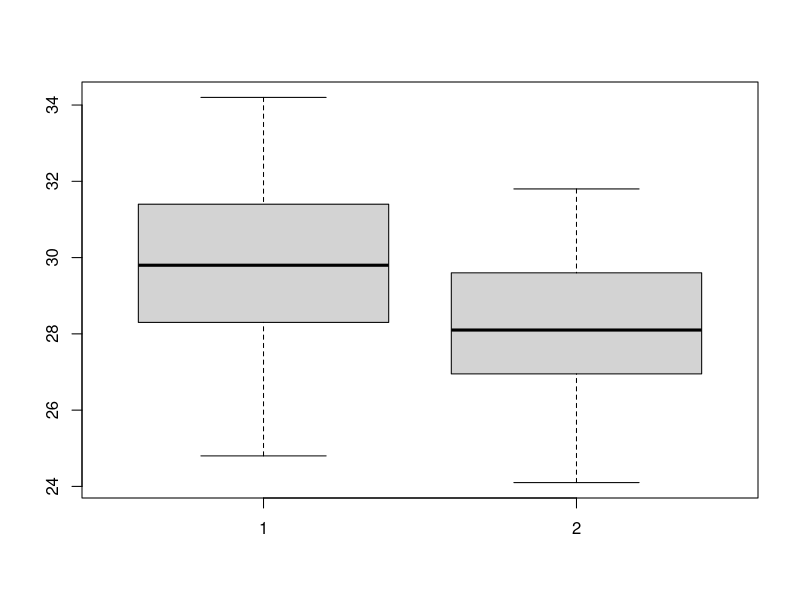
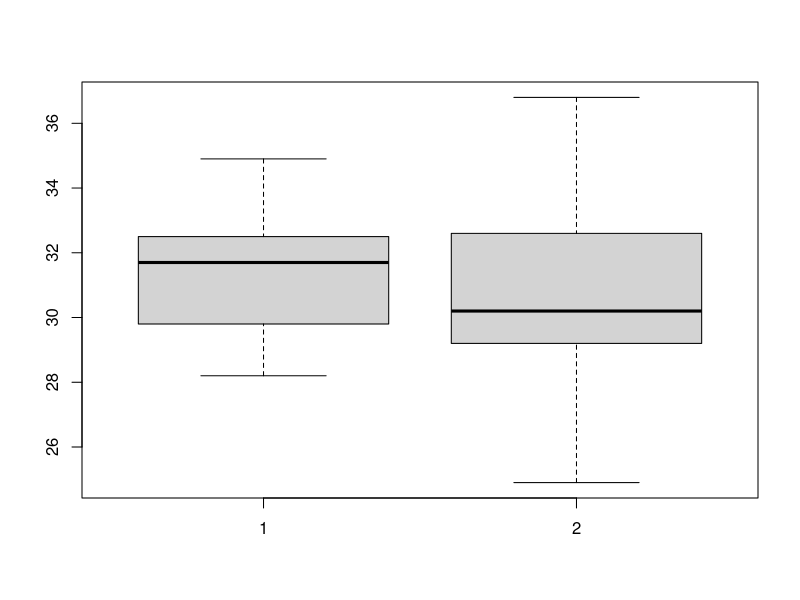
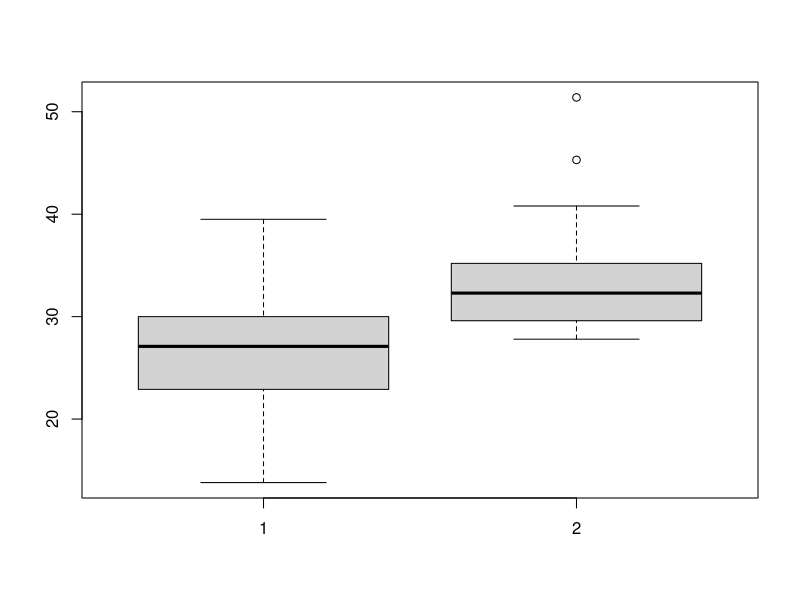
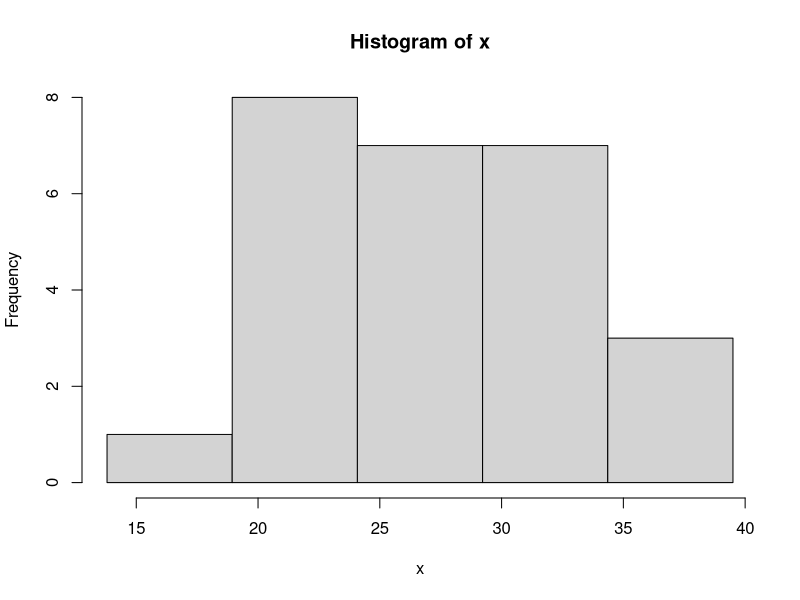
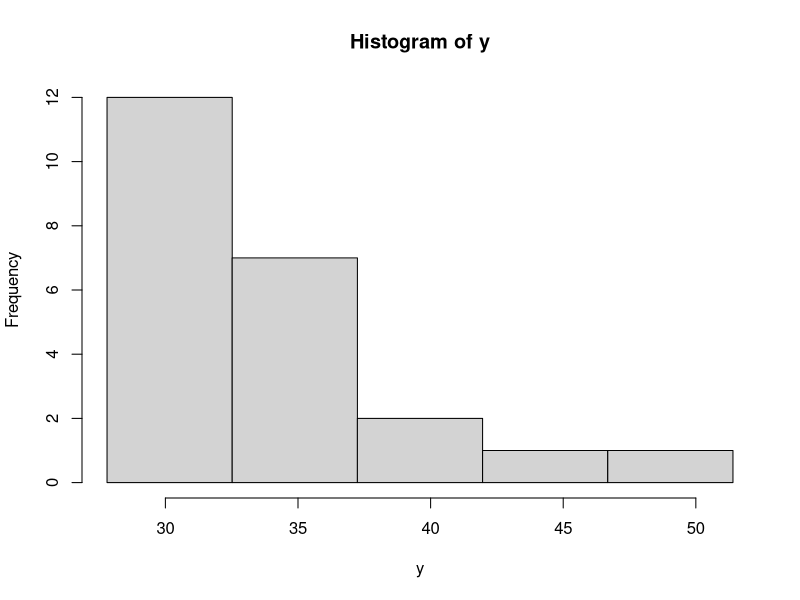
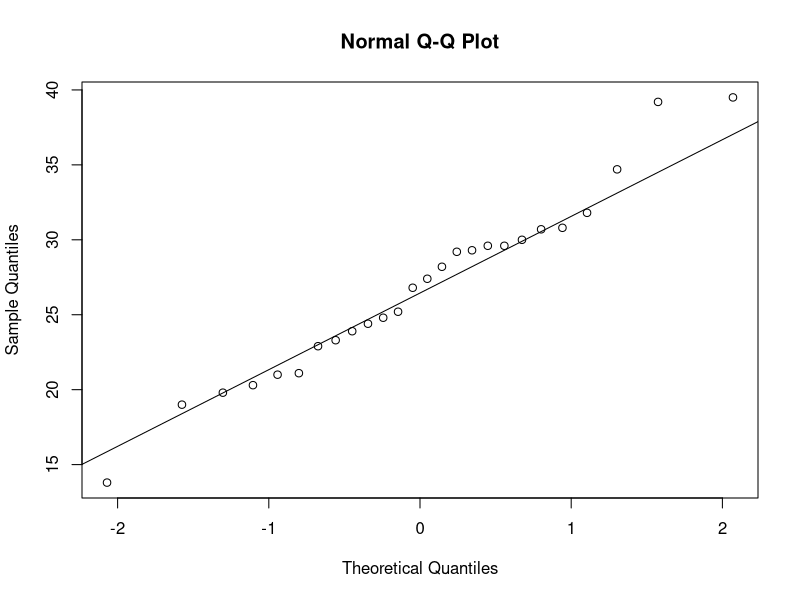
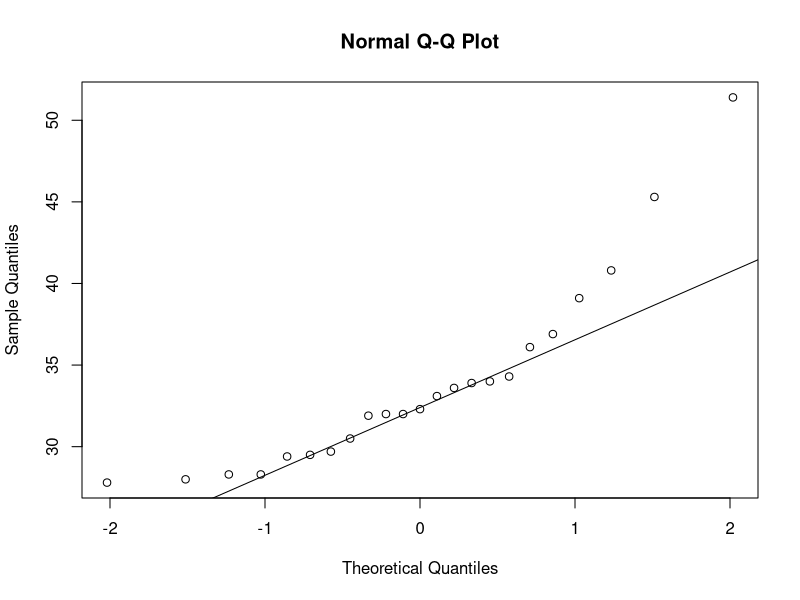
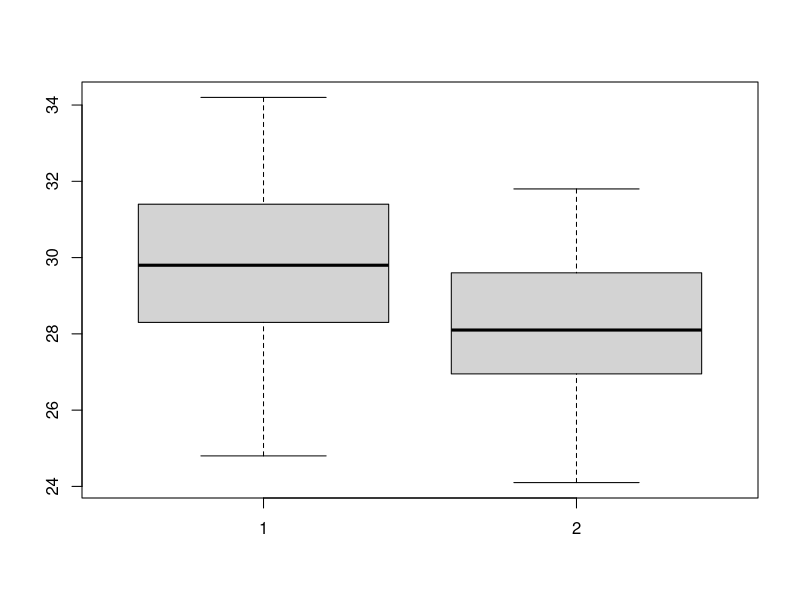

Write R code to recreate these figures, in order.
set.seed(1912823)   # dataset 1
n1 <- 26;      n2 <- 23
mu1 <- 31;     mu2 <- 28
sig1 <- 3;     sig2 <- 2
x <- round(rnorm(n1,mu1,sig1),1)
y <- round(rnorm(n2,mu2,sig2),1)
boxplot(x,y);var.test(x,y);t.test(x,y,var.equal=T)
x1 <- x; y1 <- y


set.seed(2952811)   # dataset 2
n1 <- 26;      n2 <- 23
mu1 <- 31.5;     mu2 <- 30
sig1 <- 2;     sig2 <- 4
x <- round(rnorm(n1,mu1,sig1),1)
y <- round(rnorm(n2,mu2,sig2),1)
boxplot(x,y);var.test(x,y);t.test(x,y)
x2 <- x; y2 <- y

set.seed(292112)   # dataset 3
n1 <- 26;      n2 <- 23
mu1 <- 28;     mu2 <- 31
sig1 <- 5;     sig2 <- 6
x <- round(rnorm(n1,mu1,sig1),1)
y <- round(rnorm(n2,mu2,sig2),1)
y[y<27] <- round(rnorm(length(y[y<27]),29,1),1); y[y>37] <- round(rnorm(length(y[y>37]),45,3),1)
boxplot(x,y);var.test(x,y);t.test(x,y)
x3 <- x; y3 <- y


hist(x,breaks=seq(min(x), max(x), length=6))
hist(y,breaks=seq(min(y), max(y), length=6))

qqnorm(x); qqline(x)
qqnorm(y); qqline(y)


shapiro.test(x); shapiro.test(y)

var.test(x,y)

t.test(x,y,var.eq=T)

t.test(x,y)

wilcox.test(x,y)



##########################################################

boxplot(x1,y1)
boxplot(x2,y2)
boxplot(x3,y3)

Xmat <- matrix(NA,83,n1)
Ymat <- matrix(NA,83,n2)

Xmat[1:27,] <- matrix(x1,27,n1,byrow=T)
Xmat[28:55,] <- matrix(x2,28,n1,byrow=T)
Xmat[56:83,] <- matrix(x3,28,n1,byrow=T)

Ymat[1:27,] <- matrix(y1,27,n2,byrow=T)
Ymat[28:55,] <- matrix(y2,28,n2,byrow=T)
Ymat[56:83,] <- matrix(y3,28,n2,byrow=T)


mean(x1);mean(x2);mean(x3)
apply(Xmat,1,mean)


mean(y1);mean(y2);mean(y3)
apply(Ymat,1,mean)



set.seed(123456)

for(i in 1:83){
   Xmat[i,] <- sample(Xmat[i,])
   Ymat[i,] <- sample(Ymat[i,])
}

mean(x1);mean(x2);mean(x3)
apply(Xmat,1,mean)


mean(y1);mean(y2);mean(y3)
apply(Ymat,1,mean)


Xmat[1:10,]

write.table(Xmat, file="Xmat.txt")
write.table(Ymat, file="Ymat.txt")



a <- c(28.1,30.1,28.7,30.9,31.3,29.9,33.8,33.0,32.8,34.2,33.8,30.9,27.6,28.3,29.4,28.4,29.7,31.4,27.1,29.3,26.5,26.9,28.6,32.8,30.7,24.8)
b <- c(27.2,29.9,28.2,27.7,28.5,26.8,24.9,29.3,31.6,29.3,27.1,24.1,28.5,26.7,25.5,27.4,30.0,26.0,28.1,27.7,31.1,31.8,30.2)

mean(a);mean(x1)
mean(b);mean(y1)

a <- c(39.5,23.9,23.3,25.2,24.8,28.2,19.8,13.8,30.8,22.9,29.2,20.3,21.0,39.2,31.8,24.4,29.3,29.6,27.4,21.1,26.8,30.7,30.0,34.7,29.6,19.0)
mean(a)

b <- c(39.1,30.5,28.3,28.0,34.0,40.8,33.6,31.9,29.5,32.0,29.7,36.9,32.0,29.4,27.8,36.1,45.3,33.1,28.3,33.9,51.4,34.3,32.3)
mean(b)


##########################################################




x <- rnorm(20,3,1)

meanvec <- rep(NA, 1000)
medvec <- rep(NA,1000)

for(i in 1:1000){

   xnew <- sample(x, rep=T)

   meanvec[i] <- mean(xnew)
   medvec[i] <- median(xnew)   
}


hist(meanvec)

alpha <- 0.05
quantile(meanvec, p=c(alpha/2, 1-alpha/2) )


t.test(x)

alpha <- 0.05
hist(medvec)
quantile(medvec, p=c(alpha/2, 1-alpha/2) )




##############



simvec <- rep(NA,1000)
meanvec <- rep(NA,1000)


for(i in 1:1000){

#   x <- rnorm(20,3,1)
   x <- rexp(100,rate=1)
   meanvec[i] <- median(x)   
   medvec[i] <- mean(x)   
}

hist(x)

hist(medvec)
qqnorm(medvec);qqline(medvec)

hist(meanvec)
qqnorm(meanvec);qqline(meanvec)











#############











#